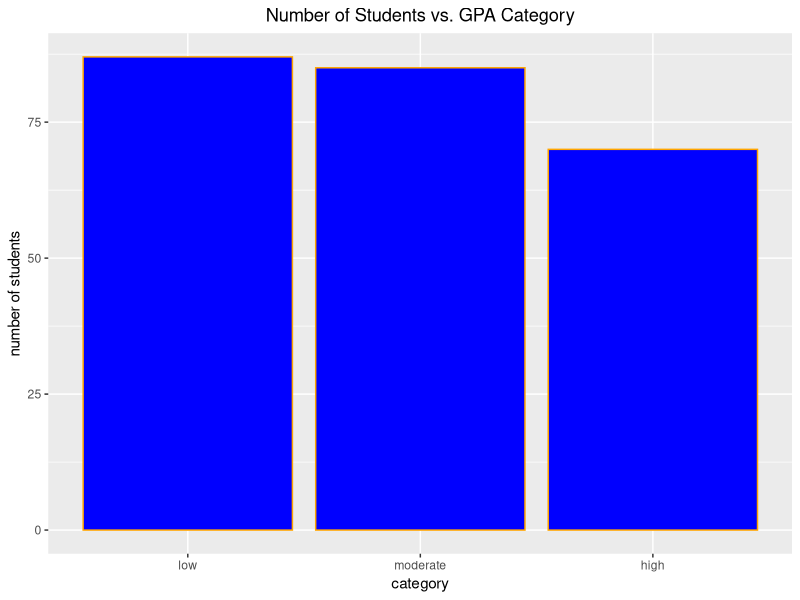
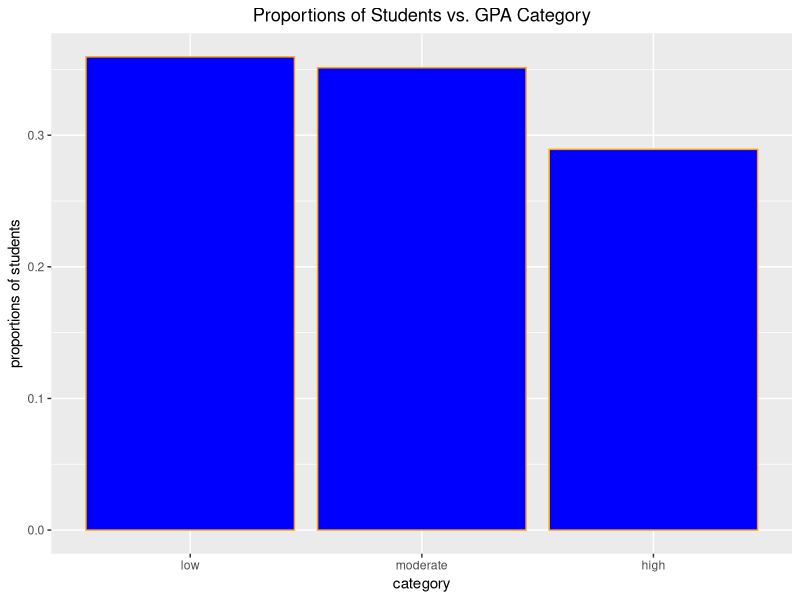
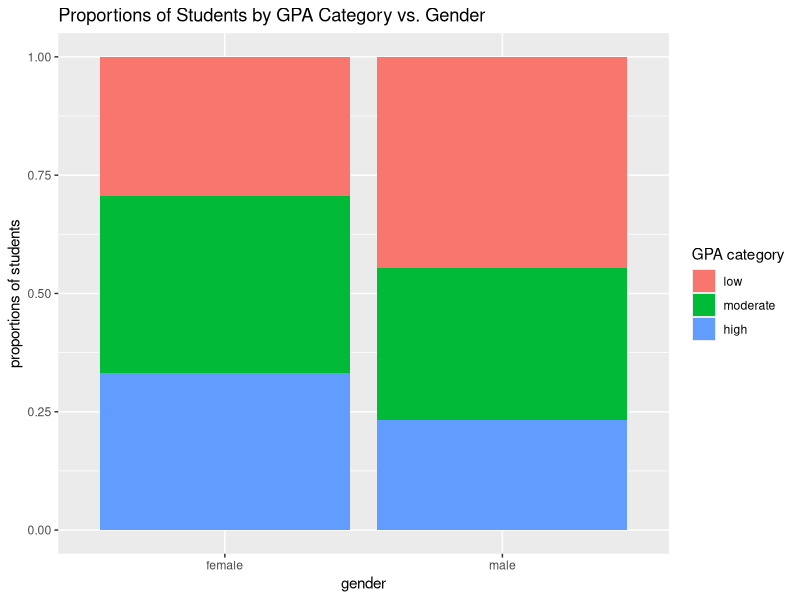
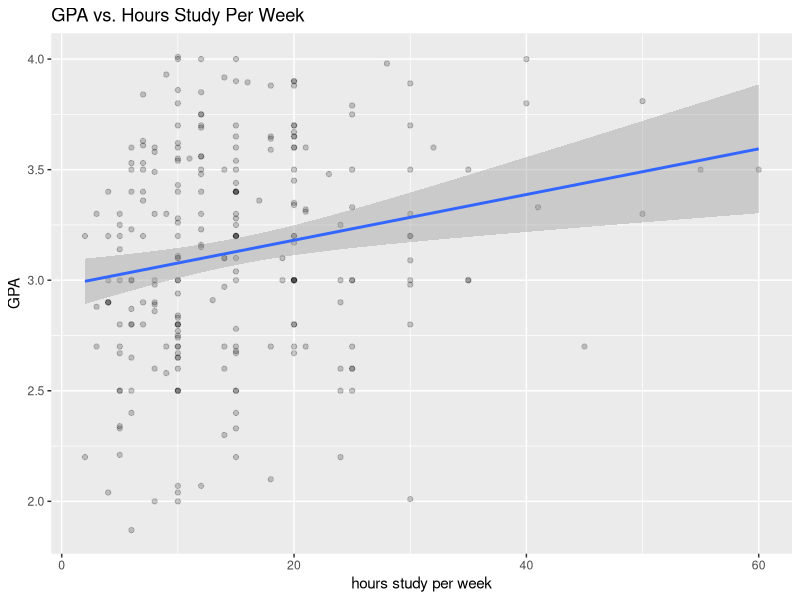
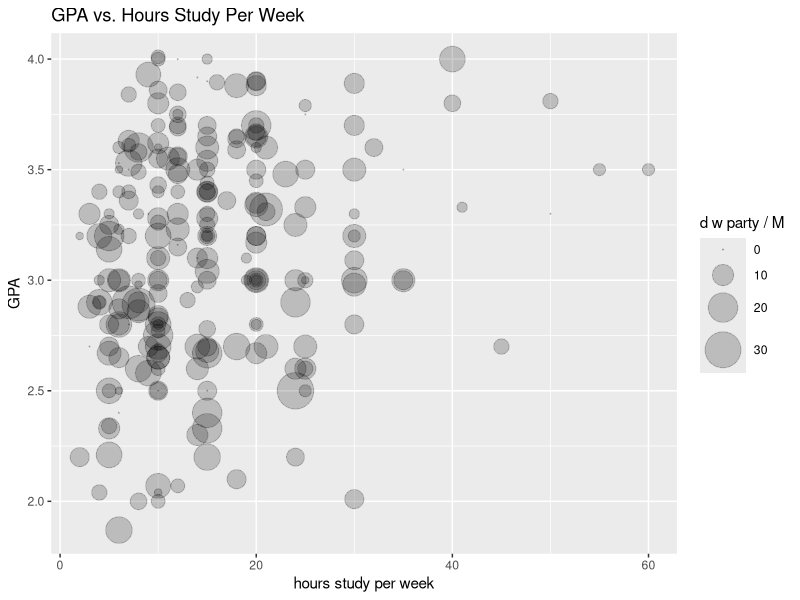
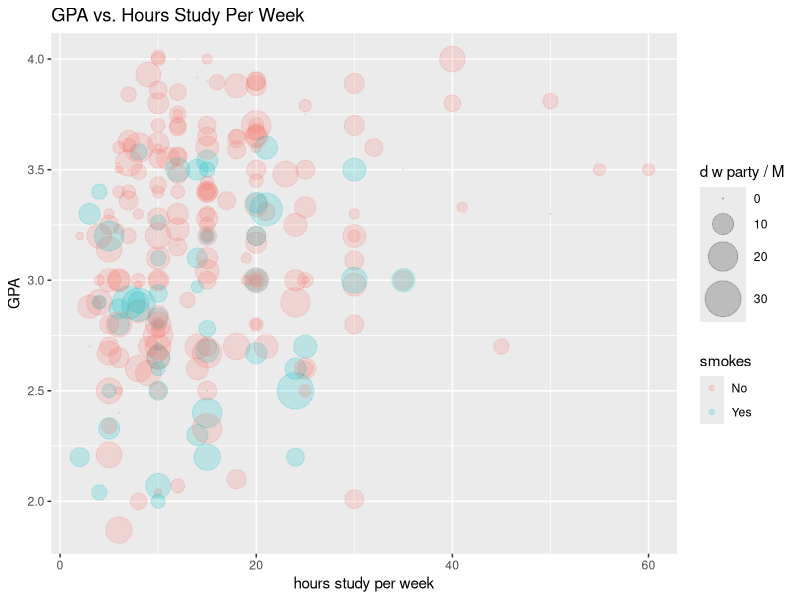

These figures' R source, in order:
## ---- chunk 1
students_dataframe <-
    read.csv(
        file = "../../Module_1--Data_Wrangling/Guided_Question_Set/new_students.csv"
    )
head(students_dataframe, n = 3)
## ---- chunk 2
    GPA_category_factor <-
        factor(students_dataframe$GPA.cat, labels = c("low", "moderate", "high"))
    table(GPA_category_factor)
## ---- chunk 3
    library(dplyr)
    library(ggplot2)
    GPA_category <-
        students_dataframe %>%
            select(GPA.cat) %>%
            filter(!is.na(GPA.cat))
    colnames(GPA_category) <- "GPA_category"
    ggplot(data = GPA_category, aes(x = GPA_category)) +
        geom_bar(fill = "blue", color = "orange") +
        scale_x_discrete(limits = c("low", "moderate", "high")) +
        theme(
            plot.title = element_text(hjust = 0.5),
            axis.text.x = element_text(angle = 0)
        ) +
        labs(
            x = "category",
            y = "number of students",
            title = "Number of Students vs. GPA Category"
        )
## ---- chunk 4
    library(dplyr)
    library(ggplot2)
    number_of_students <- nrow(GPA_category)
    proportion <-
        GPA_category %>%
            group_by(GPA_category) %>%
            summarize(numbers_of_students = n()) %>%
            mutate(proportions_of_students = numbers_of_students / number_of_students)
    ggplot(data = proportion, aes(x = GPA_category, y = proportions_of_students)) +
        geom_bar(stat = "identity", fill = "blue", color = "orange") +
        scale_x_discrete(limits = c("low", "moderate", "high")) +
        theme(
            plot.title = element_text(hjust = 0.5),
            axis.text.x = element_text(angle = 0)
        ) +
        labs(
            x = "category",
            y = "proportions of students",
            title = "Proportions of Students vs. GPA Category"
        )
## ---- chunk 5
    numbers_of_students_by_gender_and_GPA_category <-
        table(
            students_dataframe$Gender,
            factor(students_dataframe$GPA.cat, labels = c("low", "moderate", "high"))
        )
    numbers_of_students_by_gender_and_GPA_category
    chisq.test(numbers_of_students_by_gender_and_GPA_category)
## ---- chunk 6
    percentages_of_students_by_gender_and_GPA_category <-
        round(prop.table(numbers_of_students_by_gender_and_GPA_category, 1) * 100, 2)
    chisq.test(percentages_of_students_by_gender_and_GPA_category)
## ---- chunk 7
    gender_and_GPA_category <-
        students_dataframe %>%
            select(Gender, GPA.cat) %>%
            filter(!is.na(GPA.cat))
    colnames(gender_and_GPA_category) <- c("gender", "GPA_category")
    proportions_by_gender_and_GPA_category <-
        gender_and_GPA_category %>%
            group_by(gender, GPA_category) %>%
            summarize(proportions_of_students = n()) %>%
            mutate(proportions_of_students = proportions_of_students / number_of_students)
    ggplot(
        proportions_by_gender_and_GPA_category,
        aes(
            fill = factor(GPA_category, levels = c("low", "moderate", "high")),
            x = gender,
            y = proportions_of_students
        )
    ) +
        geom_bar(position="fill", stat="identity") +
        scale_fill_discrete(name = "GPA category") +
        labs(
            x = "gender",
            y = "proportions of students",
            title = "Proportions of Students by GPA Category vs. Gender"
        )
## ---- chunk 8
    hours_study_per_week_and_GPA <- students_dataframe %>% select(StudyHrs, GPA)
    colnames(hours_study_per_week_and_GPA) <- c("hours_study_per_week", "GPA")
    ggplot(hours_study_per_week_and_GPA, aes(x = hours_study_per_week, y = GPA)) +
        geom_point(alpha = 0.2) +
        geom_smooth(method = "lm", se = TRUE) +
        labs(
            x = "hours study per week",
            y = "GPA",
            title = "GPA vs. Hours Study Per Week"
        )
    linear_model_for_GPA_versus_hours_study_per_week <-
        lm(GPA ~ hours_study_per_week, data = hours_study_per_week_and_GPA)
    summary(linear_model_for_GPA_versus_hours_study_per_week)
## ---- chunk 9
    hours_study_per_week_and_GPA <- students_dataframe %>% select(StudyHrs, GPA, PartyNum)
    colnames(hours_study_per_week_and_GPA) <-
        c("hours_study_per_week", "GPA", "number_of_days_with_party_per_month")
    ggplot(
        hours_study_per_week_and_GPA,
        aes(
            x = hours_study_per_week,
            y = GPA,
            size = number_of_days_with_party_per_month
        )
    ) +
        geom_point(alpha = 0.2) +
        labs(
            x = "hours study per week",
            y = "GPA",
            size = "d w party / M",
            title = "GPA vs. Hours Study Per Week"
        ) +
        scale_size(range = c(0.1, 12))
## ---- chunk 10
    hours_study_per_week_and_GPA <- students_dataframe %>% select(StudyHrs, GPA, PartyNum, Smoke)
    colnames(hours_study_per_week_and_GPA) <-
        c("hours_study_per_week", "GPA", "number_of_days_with_party_per_month", "smokes")
    ggplot(
        hours_study_per_week_and_GPA,
        aes(
            x = hours_study_per_week,
            y = GPA,
            size = number_of_days_with_party_per_month,
            color = smokes
        )
    ) +
        geom_point(alpha = 0.2) +
        labs(
            x = "hours study per week",
            y = "GPA",
            size = "d w party / M",
            title = "GPA vs. Hours Study Per Week"
        ) +
        scale_size(range = c(0.1, 12))
